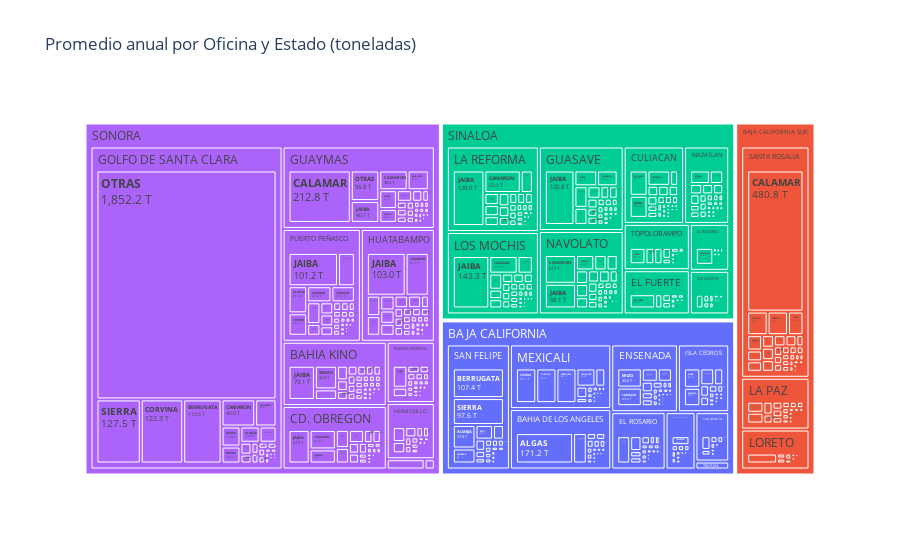

Notebook cell for this chart:
### Markdown cell above
## ¿Cuál es la participación de cada estado en la pesca?

### Code cell
# Agrupar datos para el treemap
grouped_data = data.groupby(['NOMBRE ESTADO', 'NOMBRE OFICINA', 'NOMBRE PRINCIPAL'], as_index=False)['PESO DESEMBARCADO_MEGATONELADAS'].mean()

# Crear el gráfico de treemap
treemap_fig = px.treemap(
    grouped_data,
    path=['NOMBRE ESTADO', 'NOMBRE OFICINA', 'NOMBRE PRINCIPAL'],
    values='PESO DESEMBARCADO_MEGATONELADAS',
    color='NOMBRE ESTADO',
    title='Promedio anual por Oficina y Estado (toneladas)',
    custom_data=['PESO DESEMBARCADO_MEGATONELADAS']
)

# Formatear las etiquetas para incluir el valor del peso desembarcado en megatoneladas
treemap_fig.update_traces(
    texttemplate="<b>%{label}</b><br>%{customdata[0]:,.1f} T",
    hovertemplate="<b>%{label}</b><br>%{value:,.1f} T<extra></extra>"
)

treemap_fig.show()

### Figure 1 — Plotly figure (JSON) as saved in the notebook; plotly's stock layout.template omitted (floating-point values rounded to 4 significant figures; data arrays with more than 128 entries replaced by an {"elided": "..."} marker saying what was removed)
{"data": [{"branchvalues": "total", "customdata": {"elided": "1152x2 mixed values"}, "domain": {"x": [0, 1], "y": [0, 1]}, "hovertemplate": "<b>%{label}</b><br>%{value:,.1f} T<extra></extra>", "ids": {"elided": "1152 str values"}, "labels": {"elided": "1152 str values"}, "marker": {"colors": {"elided": "1152 str values"}}, "name": "", "parents": {"elided": "1152 str values"}, "texttemplate": "<b>%{label}</b><br>%{customdata[0]:,.1f} T", "type": "treemap", "values": {"elided": "1152 float values"}}], "layout": {"legend": {"tracegroupgap": 0}, "title": {"text": "Promedio anual por Oficina y Estado (toneladas)"}}}
